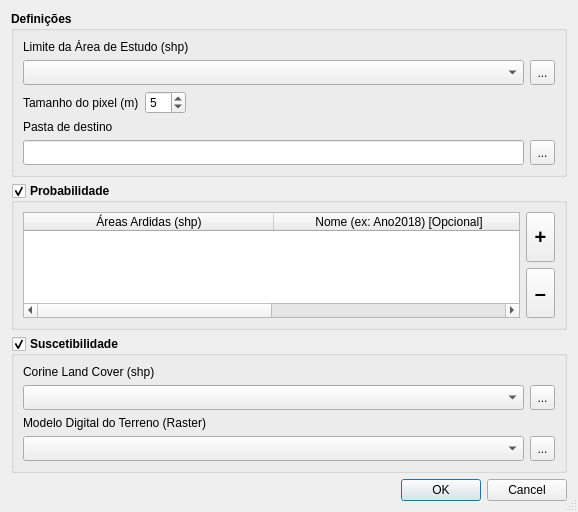
<?xml version="1.0" encoding="UTF-8"?>
<ui version="4.0">
 <class>Perigosidade_PMDFCIDialogBase</class>
 <widget class="QDialog" name="Perigosidade_PMDFCIDialogBase">
  <property name="windowModality">
   <enum>Qt::ApplicationModal</enum>
  </property>
  <property name="geometry">
   <rect>
    <x>0</x>
    <y>0</y>
    <width>572</width>
    <height>502</height>
   </rect>
  </property>
  <property name="sizePolicy">
   <sizepolicy hsizetype="Preferred" vsizetype="Preferred">
    <horstretch>0</horstretch>
    <verstretch>0</verstretch>
   </sizepolicy>
  </property>
  <property name="font">
   <font>
    <weight>50</weight>
    <bold>false</bold>
   </font>
  </property>
  <property name="windowTitle">
   <string>Perigosidade (PMDFCI)</string>
  </property>
  <property name="windowIcon">
   <iconset>
    <normaloff>:/plugins/Perigosidade_PMDFCI/icons/pmdfci.png</normaloff>:/plugins/Perigosidade_PMDFCI/icons/pmdfci.png</iconset>
  </property>
  <property name="sizeGripEnabled">
   <bool>true</bool>
  </property>
  <layout class="QGridLayout" name="gridLayout_3">
   <item row="0" column="0">
    <widget class="QGroupBox" name="groupDefinicoes">
     <property name="sizePolicy">
      <sizepolicy hsizetype="Preferred" vsizetype="Preferred">
       <horstretch>0</horstretch>
       <verstretch>0</verstretch>
      </sizepolicy>
     </property>
     <property name="font">
      <font>
       <weight>75</weight>
       <bold>true</bold>
      </font>
     </property>
     <property name="title">
      <string>Definições</string>
     </property>
     <layout class="QGridLayout" name="gridLayout_4">
      <item row="0" column="0">
       <layout class="QGridLayout" name="gridLayout">
        <item row="4" column="0">
         <layout class="QVBoxLayout" name="verticalLayout"/>
        </item>
        <item row="5" column="0">
         <widget class="QLabel" name="label_3">
          <property name="maximumSize">
           <size>
            <width>16777215</width>
            <height>25</height>
           </size>
          </property>
          <property name="font">
           <font>
            <weight>50</weight>
            <bold>false</bold>
           </font>
          </property>
          <property name="text">
           <string>Pasta de destino</string>
          </property>
         </widget>
        </item>
        <item row="6" column="0">
         <widget class="QLineEdit" name="lineEdit_2">
          <property name="sizePolicy">
           <sizepolicy hsizetype="Expanding" vsizetype="Fixed">
            <horstretch>0</horstretch>
            <verstretch>0</verstretch>
           </sizepolicy>
          </property>
          <property name="minimumSize">
           <size>
            <width>0</width>
            <height>25</height>
           </size>
          </property>
          <property name="font">
           <font>
            <pointsize>9</pointsize>
            <weight>50</weight>
            <bold>false</bold>
           </font>
          </property>
         </widget>
        </item>
        <item row="6" column="1">
         <widget class="QToolButton" name="toolButton_2">
          <property name="minimumSize">
           <size>
            <width>25</width>
            <height>25</height>
           </size>
          </property>
          <property name="font">
           <font>
            <weight>50</weight>
            <bold>false</bold>
           </font>
          </property>
          <property name="text">
           <string>...</string>
          </property>
         </widget>
        </item>
        <item row="1" column="1">
         <widget class="QToolButton" name="toolButton_1">
          <property name="sizePolicy">
           <sizepolicy hsizetype="Fixed" vsizetype="Fixed">
            <horstretch>0</horstretch>
            <verstretch>0</verstretch>
           </sizepolicy>
          </property>
          <property name="minimumSize">
           <size>
            <width>25</width>
            <height>25</height>
           </size>
          </property>
          <property name="font">
           <font>
            <weight>50</weight>
            <bold>false</bold>
           </font>
          </property>
          <property name="text">
           <string>...</string>
          </property>
         </widget>
        </item>
        <item row="0" column="0" alignment="Qt::AlignBottom">
         <widget class="QLabel" name="label_1">
          <property name="enabled">
           <bool>true</bool>
          </property>
          <property name="sizePolicy">
           <sizepolicy hsizetype="Expanding" vsizetype="Expanding">
            <horstretch>0</horstretch>
            <verstretch>0</verstretch>
           </sizepolicy>
          </property>
          <property name="minimumSize">
           <size>
            <width>498</width>
            <height>0</height>
           </size>
          </property>
          <property name="maximumSize">
           <size>
            <width>498</width>
            <height>25</height>
           </size>
          </property>
          <property name="font">
           <font>
            <weight>50</weight>
            <bold>false</bold>
           </font>
          </property>
          <property name="text">
           <string>Limite da Área de Estudo (shp)</string>
          </property>
         </widget>
        </item>
        <item row="3" column="0">
         <layout class="QHBoxLayout" name="horizontalLayout">
          <item>
           <widget class="QLabel" name="label_2">
            <property name="font">
             <font>
              <weight>50</weight>
              <bold>false</bold>
             </font>
            </property>
            <property name="text">
             <string>Tamanho do pixel (m)</string>
            </property>
           </widget>
          </item>
          <item>
           <widget class="QSpinBox" name="spinBox">
            <property name="font">
             <font>
              <weight>50</weight>
              <bold>false</bold>
             </font>
            </property>
            <property name="value">
             <number>5</number>
            </property>
           </widget>
          </item>
          <item>
           <spacer name="horizontalSpacer">
            <property name="orientation">
             <enum>Qt::Horizontal</enum>
            </property>
            <property name="sizeHint" stdset="0">
             <size>
              <width>40</width>
              <height>20</height>
             </size>
            </property>
           </spacer>
          </item>
         </layout>
        </item>
        <item row="1" column="0">
         <widget class="QComboBox" name="comboBox">
          <property name="minimumSize">
           <size>
            <width>0</width>
            <height>25</height>
           </size>
          </property>
         </widget>
        </item>
        <item row="2" column="0">
         <layout class="QVBoxLayout" name="verticalLayout_2"/>
        </item>
       </layout>
      </item>
     </layout>
    </widget>
   </item>
   <item row="1" column="0">
    <widget class="QGroupBox" name="groupProbabilidade">
     <property name="sizePolicy">
      <sizepolicy hsizetype="Preferred" vsizetype="Preferred">
       <horstretch>0</horstretch>
       <verstretch>0</verstretch>
      </sizepolicy>
     </property>
     <property name="font">
      <font>
       <weight>75</weight>
       <bold>true</bold>
      </font>
     </property>
     <property name="title">
      <string>Probabilidade</string>
     </property>
     <property name="checkable">
      <bool>true</bool>
     </property>
     <layout class="QGridLayout" name="gridLayout_5">
      <item row="0" column="0">
       <layout class="QGridLayout" name="gridLayout_2">
        <item row="1" column="1" alignment="Qt::AlignLeft">
         <widget class="QToolButton" name="toolButton_4">
          <property name="enabled">
           <bool>true</bool>
          </property>
          <property name="minimumSize">
           <size>
            <width>0</width>
            <height>50</height>
           </size>
          </property>
          <property name="maximumSize">
           <size>
            <width>29</width>
            <height>16777215</height>
           </size>
          </property>
          <property name="font">
           <font>
            <pointsize>15</pointsize>
           </font>
          </property>
          <property name="text">
           <string>–</string>
          </property>
         </widget>
        </item>
        <item row="0" column="0" rowspan="2">
         <widget class="QTableWidget" name="tableWidget">
          <property name="sizePolicy">
           <sizepolicy hsizetype="Expanding" vsizetype="Expanding">
            <horstretch>0</horstretch>
            <verstretch>0</verstretch>
           </sizepolicy>
          </property>
          <property name="minimumSize">
           <size>
            <width>497</width>
            <height>80</height>
           </size>
          </property>
          <property name="font">
           <font>
            <pointsize>9</pointsize>
            <weight>50</weight>
            <bold>false</bold>
           </font>
          </property>
          <property name="acceptDrops">
           <bool>false</bool>
          </property>
          <property name="frameShape">
           <enum>QFrame::StyledPanel</enum>
          </property>
          <property name="lineWidth">
           <number>1</number>
          </property>
          <property name="autoScrollMargin">
           <number>16</number>
          </property>
          <property name="dragEnabled">
           <bool>true</bool>
          </property>
          <property name="dragDropMode">
           <enum>QAbstractItemView::DragDrop</enum>
          </property>
          <property name="defaultDropAction">
           <enum>Qt::LinkAction</enum>
          </property>
          <property name="selectionMode">
           <enum>QAbstractItemView::MultiSelection</enum>
          </property>
          <property name="columnCount">
           <number>2</number>
          </property>
          <attribute name="horizontalHeaderVisible">
           <bool>true</bool>
          </attribute>
          <attribute name="horizontalHeaderCascadingSectionResizes">
           <bool>false</bool>
          </attribute>
          <attribute name="horizontalHeaderDefaultSectionSize">
           <number>250</number>
          </attribute>
          <attribute name="horizontalHeaderHighlightSections">
           <bool>true</bool>
          </attribute>
          <attribute name="horizontalHeaderMinimumSectionSize">
           <number>30</number>
          </attribute>
          <attribute name="horizontalHeaderStretchLastSection">
           <bool>true</bool>
          </attribute>
          <column>
           <property name="text">
            <string>Áreas Ardidas (shp)</string>
           </property>
          </column>
          <column>
           <property name="text">
            <string>Nome (ex: Ano2018) [Opcional]</string>
           </property>
          </column>
         </widget>
        </item>
        <item row="0" column="1" alignment="Qt::AlignLeft">
         <widget class="QToolButton" name="toolButton_3">
          <property name="enabled">
           <bool>true</bool>
          </property>
          <property name="minimumSize">
           <size>
            <width>0</width>
            <height>50</height>
           </size>
          </property>
          <property name="maximumSize">
           <size>
            <width>29</width>
            <height>16777215</height>
           </size>
          </property>
          <property name="font">
           <font>
            <pointsize>15</pointsize>
           </font>
          </property>
          <property name="text">
           <string>+</string>
          </property>
         </widget>
        </item>
       </layout>
      </item>
     </layout>
    </widget>
   </item>
   <item row="2" column="0">
    <widget class="QGroupBox" name="groupSuscetilidade">
     <property name="sizePolicy">
      <sizepolicy hsizetype="Preferred" vsizetype="Preferred">
       <horstretch>0</horstretch>
       <verstretch>0</verstretch>
      </sizepolicy>
     </property>
     <property name="font">
      <font>
       <weight>75</weight>
       <bold>true</bold>
      </font>
     </property>
     <property name="title">
      <string>Suscetibilidade</string>
     </property>
     <property name="flat">
      <bool>false</bool>
     </property>
     <property name="checkable">
      <bool>true</bool>
     </property>
     <layout class="QGridLayout" name="gridLayout_7">
      <item row="0" column="0">
       <layout class="QGridLayout" name="gridLayout_6">
        <item row="2" column="0">
         <widget class="QLabel" name="label_5">
          <property name="font">
           <font>
            <weight>50</weight>
            <bold>false</bold>
           </font>
          </property>
          <property name="text">
           <string>Modelo Digital do Terreno (Raster)</string>
          </property>
         </widget>
        </item>
        <item row="0" column="0">
         <widget class="QLabel" name="label_4">
          <property name="font">
           <font>
            <weight>50</weight>
            <bold>false</bold>
           </font>
          </property>
          <property name="text">
           <string>Corine Land Cover (shp)</string>
          </property>
         </widget>
        </item>
        <item row="1" column="0">
         <widget class="QComboBox" name="comboBox_2">
          <property name="minimumSize">
           <size>
            <width>0</width>
            <height>25</height>
           </size>
          </property>
         </widget>
        </item>
        <item row="1" column="1">
         <widget class="QToolButton" name="toolButton_5">
          <property name="sizePolicy">
           <sizepolicy hsizetype="Fixed" vsizetype="Fixed">
            <horstretch>0</horstretch>
            <verstretch>0</verstretch>
           </sizepolicy>
          </property>
          <property name="minimumSize">
           <size>
            <width>25</width>
            <height>25</height>
           </size>
          </property>
          <property name="font">
           <font>
            <weight>50</weight>
            <bold>false</bold>
           </font>
          </property>
          <property name="text">
           <string>...</string>
          </property>
         </widget>
        </item>
        <item row="3" column="0">
         <widget class="QComboBox" name="comboBox_3">
          <property name="minimumSize">
           <size>
            <width>0</width>
            <height>25</height>
           </size>
          </property>
         </widget>
        </item>
        <item row="3" column="1">
         <widget class="QToolButton" name="toolButton_6">
          <property name="minimumSize">
           <size>
            <width>25</width>
            <height>25</height>
           </size>
          </property>
          <property name="font">
           <font>
            <weight>50</weight>
            <bold>false</bold>
           </font>
          </property>
          <property name="text">
           <string>...</string>
          </property>
         </widget>
        </item>
       </layout>
      </item>
     </layout>
    </widget>
   </item>
   <item row="3" column="0">
    <widget class="QDialogButtonBox" name="button_box">
     <property name="orientation">
      <enum>Qt::Horizontal</enum>
     </property>
     <property name="standardButtons">
      <set>QDialogButtonBox::Cancel|QDialogButtonBox::Ok</set>
     </property>
    </widget>
   </item>
  </layout>
 </widget>
 <resources/>
 <connections>
  <connection>
   <sender>button_box</sender>
   <signal>accepted()</signal>
   <receiver>Perigosidade_PMDFCIDialogBase</receiver>
   <slot>accept()</slot>
   <hints>
    <hint type="sourcelabel">
     <x>9</x>
     <y>478</y>
    </hint>
    <hint type="destinationlabel">
     <x>20</x>
     <y>20</y>
    </hint>
   </hints>
  </connection>
  <connection>
   <sender>button_box</sender>
   <signal>rejected()</signal>
   <receiver>Perigosidade_PMDFCIDialogBase</receiver>
   <slot>reject()</slot>
   <hints>
    <hint type="sourcelabel">
     <x>9</x>
     <y>478</y>
    </hint>
    <hint type="destinationlabel">
     <x>20</x>
     <y>20</y>
    </hint>
   </hints>
  </connection>
 </connections>
</ui>
